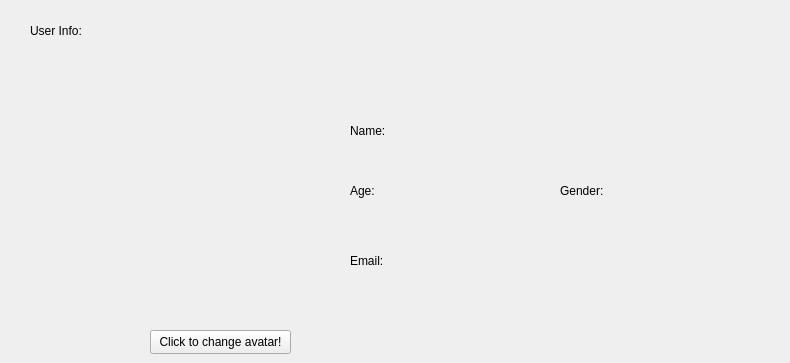
   <widget class="QWidget" name="page_4">
    <widget class="QLabel" name="label_37">
     <property name="geometry">
      <rect>
       <x>120</x>
       <y>110</y>
       <width>191</width>
       <height>201</height>
      </rect>
     </property>
     <property name="text">
      <string/>
     </property>
     <property name="pixmap">
      <pixmap>../Img/user-regular.svg</pixmap>
     </property>
     <property name="scaledContents">
      <bool>true</bool>
     </property>
    </widget>
    <widget class="QLabel" name="label_38">
     <property name="geometry">
      <rect>
       <x>350</x>
       <y>110</y>
       <width>211</width>
       <height>41</height>
      </rect>
     </property>
     <property name="styleSheet">
      <string notr="true">font: 600 18pt &quot;Segoe UI&quot;;</string>
     </property>
     <property name="text">
      <string>Name:</string>
     </property>
    </widget>
    <widget class="QLabel" name="label_39">
     <property name="geometry">
      <rect>
       <x>30</x>
       <y>10</y>
       <width>161</width>
       <height>41</height>
      </rect>
     </property>
     <property name="styleSheet">
      <string notr="true">  background:none;
font: 900 24pt &quot;Segoe UI&quot;;</string>
     </property>
     <property name="text">
      <string>User Info:</string>
     </property>
    </widget>
    <widget class="QLabel" name="label_40">
     <property name="geometry">
      <rect>
       <x>350</x>
       <y>170</y>
       <width>211</width>
       <height>41</height>
      </rect>
     </property>
     <property name="styleSheet">
      <string notr="true">font: 600 18pt &quot;Segoe UI&quot;;</string>
     </property>
     <property name="text">
      <string>Age:</string>
     </property>
    </widget>
    <widget class="QLabel" name="label_41">
     <property name="geometry">
      <rect>
       <x>560</x>
       <y>170</y>
       <width>211</width>
       <height>41</height>
      </rect>
     </property>
     <property name="styleSheet">
      <string notr="true">font: 600 18pt &quot;Segoe UI&quot;;</string>
     </property>
     <property name="text">
      <string>Gender:</string>
     </property>
    </widget>
    <widget class="QLabel" name="label_42">
     <property name="geometry">
      <rect>
       <x>350</x>
       <y>240</y>
       <width>211</width>
       <height>41</height>
      </rect>
     </property>
     <property name="styleSheet">
      <string notr="true">font: 600 18pt &quot;Segoe UI&quot;;</string>
     </property>
     <property name="text">
      <string>Email:</string>
     </property>
    </widget>
    <widget class="QPushButton" name="pushButton_19">
     <property name="geometry">
      <rect>
       <x>150</x>
       <y>330</y>
       <width>141</width>
       <height>24</height>
      </rect>
     </property>
     <property name="text">
      <string>Click to change avatar!</string>
     </property>
    </widget>
    <widget class="QLabel" name="label_43">
     <property name="geometry">
      <rect>
       <x>330</x>
       <y>100</y>
       <width>451</width>
       <height>221</height>
      </rect>
     </property>
     <property name="text">
      <string/>
     </property>
     <property name="pixmap">
      <pixmap>../Img/square.png</pixmap>
     </property>
     <property name="scaledContents">
      <bool>true</bool>
     </property>
    </widget>
    <widget class="QLabel" name="label_44">
     <property name="geometry">
      <rect>
       <x>100</x>
       <y>100</y>
       <width>221</width>
       <height>221</height>
      </rect>
     </property>
     <property name="text">
      <string/>
     </property>
     <property name="pixmap">
      <pixmap>../Img/square.png</pixmap>
     </property>
     <property name="scaledContents">
      <bool>true</bool>
     </property>
    </widget>
    <zorder>label_44</zorder>
    <zorder>label_43</zorder>
    <zorder>label_37</zorder>
    <zorder>label_38</zorder>
    <zorder>label_39</zorder>
    <zorder>label_40</zorder>
    <zorder>label_41</zorder>
    <zorder>label_42</zorder>
    <zorder>pushButton_19</zorder>
   </widget>
